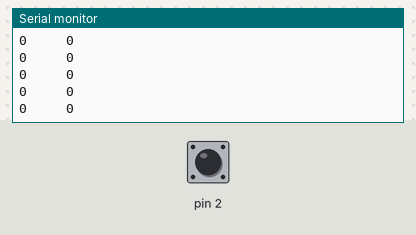
Bench run of a sketch on a simulated Arduino Uno, built with avr-gcc and run on an emulated ATmega328P. Parts: the last lines printed to the serial monitor. The inputs (shaded band) are chosen by the test bench; at power-on: pin 2 LOW.

Above: at 1.2 s.
1.3 s: pin 2 driven HIGH
At 2.2 s:
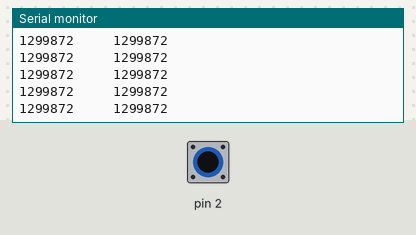
4.3 s: pin 2 pulsed LOW 2 times (0.12 s each, 0.3 s apart)
At 5.1 s:
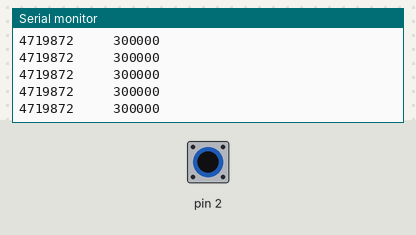
Timing chart, 0 to 7.3 s (numbered marks = the images above; inputs shaded):
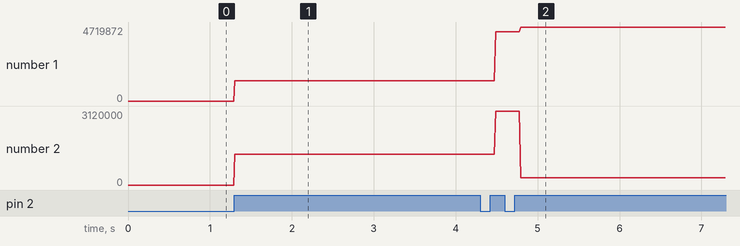

Measured:
- after the input at 1.3 s, the serial monitor: prints a new line at once (image 1)
- after the input at 4.3 s, the serial monitor: prints a new line after 0.19 s (image 2)
- plotted number 1: 0 → 1299872 after the input at 1.3 s, 1299872 → 4719872 after the input at 4.3 s
- plotted number 2: 0 → 1299872 after the input at 1.3 s, 1299872 → 30 after the input at 4.3 s

The sketch:

Meter.ino
```cpp
volatile unsigned long LastPulse;
volatile unsigned long PulsePeriod;

void setup() {
  pinMode(2, INPUT);
  Serial.begin(9600);
  while (!Serial) { }
  attachInterrupt(digitalPinToInterrupt(2), pulse, RISING);
}

void loop() {
  // put your main code here, to run repeatedly:
    Serial.println(String(LastPulse) + "     " + String(PulsePeriod));
  delay(10);
}

void pulse()
{
  unsigned long curPulse = micros();
  PulsePeriod = curPulse - LastPulse;
  LastPulse = curPulse;
}
```
